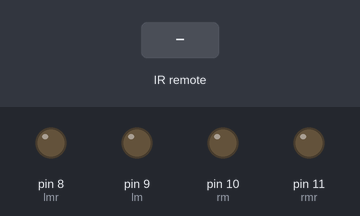
Recording of a sketch running on a simulated Arduino Uno, built with avr-gcc and run on an emulated ATmega328P. Shown: output pins drawn as LEDs (lit = HIGH). The inputs (shaded band) are chosen by the test bench.

Above: at 1.2 s.
1.3 s: infrared code 0x5E35659B received
At 2.2 s:
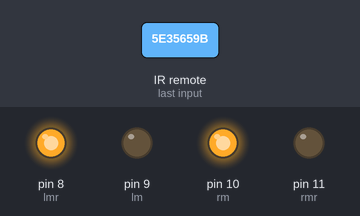
2.8 s: infrared code 0x3C6C09C3 received
At 3.3 s:
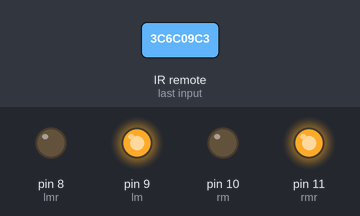
4.3 s: infrared code 0x3BD830B7 received
At 5.5 s:
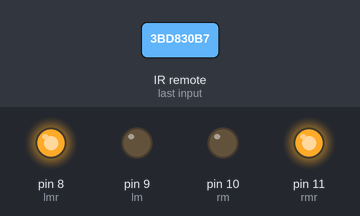
5.8 s: infrared code 0x9F4F514F received
At 6.8 s:
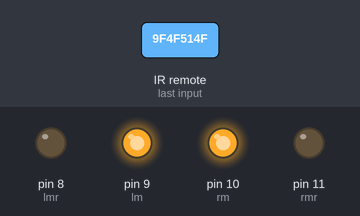
7.3 s: infrared code 0xD0362DAD received
At 8.0 s:
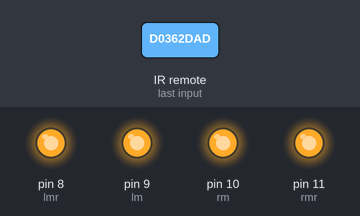
Timing chart, 0 to 9.8 s (numbered marks = the images above; inputs shaded):
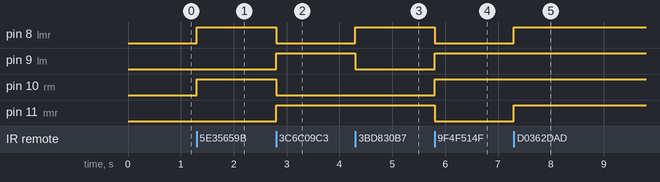

The sketch:

Best_Working_Car_Project.ino
```cpp
#include <IRremote.h>

int lm=9;//pin 9 of arduino to pin 7 of l293d
int lmr=8;//pin 8 of arduino to pin 2 of l293d
int rm=10;//pin 10 of arduino to pin 10 of l293d
int rmr=11;//pin 11 of arduino to pin 15 of l293d

int RECV_PIN = 3;//pin 6 of arduino to data pin of ir receiver
IRrecv irrecv(RECV_PIN);
decode_results results;

void setup()
{
  pinMode(lm,OUTPUT);
  pinMode(lmr,OUTPUT);
  pinMode(rm,OUTPUT);
  pinMode(rmr,OUTPUT);
  //Serial.begin(9600);
  irrecv.enableIRIn(); // Start the receiver
}

void loop()
{
  if (irrecv.decode(&results))
    {
     //Serial.println(results.value, HEX);
     irrecv.resume();
    }
   //to move front
    if(results.value==0x5E35659B)
    {
      //Serial.println("i am at front");
      digitalWrite(lm,LOW);
      digitalWrite(lmr,HIGH);
      digitalWrite(rm,HIGH);
      digitalWrite(rmr,LOW);
    }
    //to move back
    if(results.value==0x3C6C09C3)
    {
      //Serial.println("i am at back");
      digitalWrite(lm,HIGH);
      digitalWrite(lmr,LOW);
      digitalWrite(rm,LOW);
      digitalWrite(rmr,HIGH);
    }
    //to move left
     if(results.value==0x3BD830B7)
    {
      //Serial.println("i am at left");
      digitalWrite(lm,LOW);
      digitalWrite(lmr,HIGH);
      digitalWrite(rm,LOW);
      digitalWrite(rmr,HIGH);
    }
    //to move right
     if(results.value==0x9F4F514F)
    {
      //Serial.println("i am at right");
      digitalWrite(lm,HIGH);
      digitalWrite(lmr,LOW);
      digitalWrite(rm,HIGH);
      digitalWrite(rmr,LOW);
    }
    //to stop
    if(results.value==0xD0362DAD)
    {
      //Serial.println("i am stoping");
      digitalWrite(lm,HIGH);
      digitalWrite(lmr,HIGH);
      digitalWrite(rm,HIGH);
      digitalWrite(rmr,HIGH);
    }
}
```

Measured:
- after the input at 1.3 s, pin 8 (lmr), pin 10 (rm): LOW → HIGH at once
- after the input at 2.8 s, pin 8 (lmr), pin 10 (rm): HIGH → LOW at once; pin 9 (lm), pin 11 (rmr): LOW → HIGH at once
- after the input at 4.3 s, pin 8 (lmr): LOW → HIGH at once; pin 9 (lm): HIGH → LOW at once
- after the input at 5.8 s, pin 8 (lmr), pin 11 (rmr): HIGH → LOW at once; pin 9 (lm), pin 10 (rm): LOW → HIGH at once
- after the input at 7.3 s, pin 8 (lmr), pin 11 (rmr): LOW → HIGH at once
